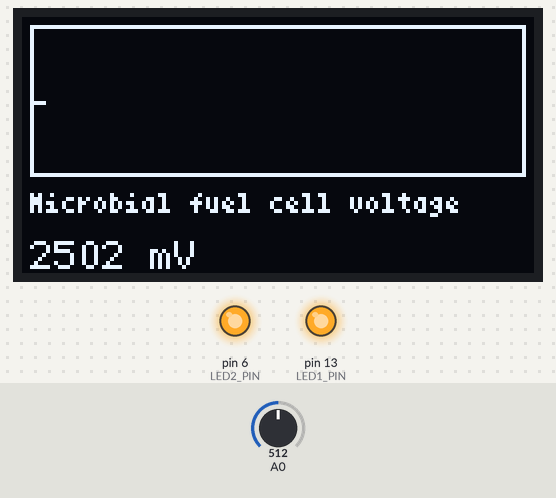
The sketch below on a simulated Arduino Uno, built with avr-gcc and run on an emulated ATmega328P. Shown: 128×64 one-colour display, output pins drawn as LEDs (lit = HIGH). Dashed ring = blinking. Inputs (shaded band) come from the test bench; at power-on: A0 = 512. Random numbers use the default seed unless the sketch sets one; what the sketch prints to the serial monitor is not drawn.

Above: at 1.05 s.
1.3 s: A0 set to 716
At 2.93 s:
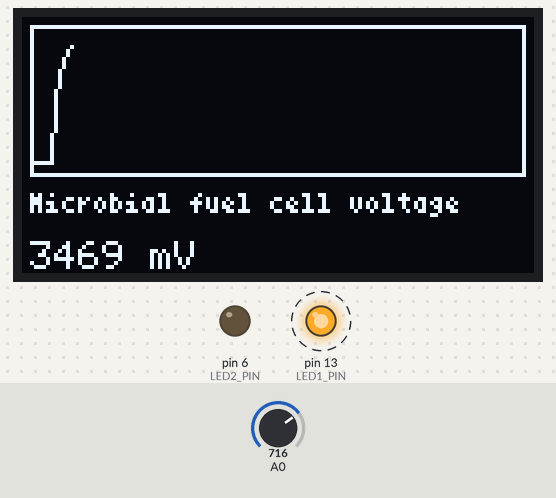
4.3 s: A0 set to 900
At 4.91 s:
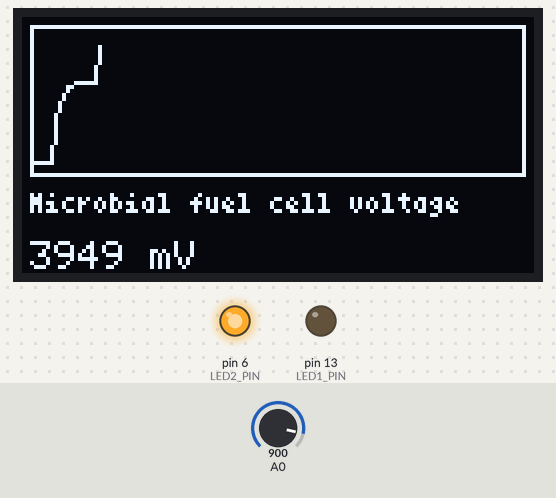
6.2 s: A0 set to 1023
At 8.17 s:
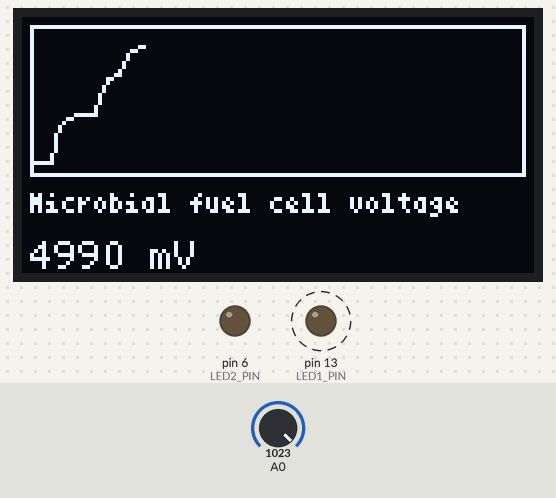
Timing chart, 0 to 14.0 s (numbered marks = the images above; inputs shaded):
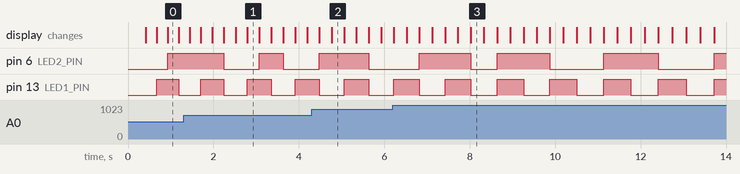

Measured:
- by itself, pin 13 (LED1_PIN): alternates HIGH for 0.62 s and LOW for 0.63 s

The sketch:

moss-code2.ino
```cpp
#include <Wire.h>
#include <U8g2lib.h>

// === Display (most 1.3" I2C OLEDs are SH1106) ===
U8G2_SH1106_128X64_NONAME_1_HW_I2C u8g2(U8G2_R0, U8X8_PIN_NONE);
// If SSD1306, use this instead:
// U8G2_SSD1306_128X64_NONAME_F_HW_I2C u8g2(U8G2_R0, U8X8_PIN_NONE);

const long ADC_REFERENCE_MV = 5000;
const long ADC_MAX_VALUE = 1023;
// Fit a 1M resistor from A0 to GND so an unplugged sensor input reads near zero.
const int SENSOR_DISCONNECTED_BELOW_MV = 50;
const uint8_t ADC_AVERAGE_SAMPLES = 8;
const float VOLTAGE_SMOOTHING_ALPHA = 0.50f;
const uint8_t GRAPH_WIDTH = 124;
const uint8_t GRAPH_HEIGHT = 38;
const uint8_t GRAPH_X = 2;
const uint8_t GRAPH_Y = 2;
const uint8_t LED1_PIN = 13;
const uint8_t LED2_PIN = 6;
const unsigned long SAMPLE_INTERVAL_MS = 160;
const unsigned long LED1_TOGGLE_MS = 500;

uint16_t voltageHistory[GRAPH_WIDTH];
uint8_t historyIndex = 0;
uint8_t historyCount = 0;
unsigned long lastSampleMs = 0;
unsigned long lastLed1ToggleMs = 0;
unsigned long lastLed2ToggleMs = 0;
unsigned long led2IntervalMs = 0;
bool led1State = false;
bool led2State = false;
float smoothedVoltageMv = 0.0f;
bool voltageFilterInitialized = false;

int readAveragedVoltageMillivolts() {
  uint32_t rawTotal = 0;
  for (uint8_t i = 0; i < ADC_AVERAGE_SAMPLES; i++) {
    rawTotal += analogRead(A0);
  }
  const uint16_t averageRaw = (rawTotal + ADC_AVERAGE_SAMPLES / 2) / ADC_AVERAGE_SAMPLES;
  return (int)(((long)averageRaw * ADC_REFERENCE_MV + ADC_MAX_VALUE / 2) / ADC_MAX_VALUE);
}

int smoothVoltageMillivolts(int measuredMv) {
  if (measuredMv < SENSOR_DISCONNECTED_BELOW_MV) {
    smoothedVoltageMv = 0.0f;
    voltageFilterInitialized = false;
    return 0;
  }

  if (!voltageFilterInitialized) {
    smoothedVoltageMv = measuredMv;
    voltageFilterInitialized = true;
  } else {
    smoothedVoltageMv += VOLTAGE_SMOOTHING_ALPHA * (measuredMv - smoothedVoltageMv);
  }
  return (int)(smoothedVoltageMv + 0.5f);
}

// --- Draw whole panel ---
void drawPanel(int voltageMv) {
  uint16_t minimum = voltageHistory[0];
  uint16_t maximum = voltageHistory[0];
  for (uint8_t i = 1; i < historyCount; i++) {
    if (voltageHistory[i] < minimum) minimum = voltageHistory[i];
    if (voltageHistory[i] > maximum) maximum = voltageHistory[i];
  }

  uint16_t range = maximum - minimum;
  if (range < 10) range = 10;
  uint16_t padding = range / 10;
  int scaleMinimum = (int)minimum - padding;
  int scaleMaximum = (int)maximum + padding;
  if (scaleMaximum == scaleMinimum) scaleMaximum++;

  char voltageLine[16];
  snprintf(voltageLine, sizeof(voltageLine), "%d mV", voltageMv);

  u8g2.firstPage();
  do {
    u8g2.drawFrame(GRAPH_X, GRAPH_Y, GRAPH_WIDTH, GRAPH_HEIGHT);
    for (uint8_t x = 1; x < historyCount; x++) {
      uint8_t previousIndex = (historyIndex + GRAPH_WIDTH - historyCount + x - 1) % GRAPH_WIDTH;
      uint8_t currentIndex = (previousIndex + 1) % GRAPH_WIDTH;
      long previousOffset = ((long)voltageHistory[previousIndex] - scaleMinimum) *
        (GRAPH_HEIGHT - 4) / (scaleMaximum - scaleMinimum);
      long currentOffset = ((long)voltageHistory[currentIndex] - scaleMinimum) *
        (GRAPH_HEIGHT - 4) / (scaleMaximum - scaleMinimum);
      int previousY = GRAPH_Y + GRAPH_HEIGHT - 2 - previousOffset;
      int currentY = GRAPH_Y + GRAPH_HEIGHT - 2 - currentOffset;
      u8g2.drawLine(GRAPH_X + x, previousY, GRAPH_X + x + 1, currentY);
    }

    u8g2.setFont(u8g2_font_4x6_tr);
    u8g2.drawStr(2, 49, "Microbial fuel cell voltage");
    u8g2.setFont(u8g2_font_6x12_tr);
    u8g2.drawStr(2, 63, voltageLine);
  } while (u8g2.nextPage());
}

void setup() {
  Serial.begin(9600);
  Wire.begin();
  Wire.setClock(100000);
  u8g2.begin();
  pinMode(LED1_PIN, OUTPUT);
  pinMode(LED2_PIN, OUTPUT);
  digitalWrite(LED1_PIN, LOW);
  digitalWrite(LED2_PIN, LOW);
  randomSeed(analogRead(A0) ^ micros());
  led2IntervalMs = random(150, 1200);
}

void loop() {
  unsigned long now = millis();

  if (now - lastLed1ToggleMs >= LED1_TOGGLE_MS) {
    lastLed1ToggleMs = now;
    led1State = !led1State;
    digitalWrite(LED1_PIN, led1State ? HIGH : LOW);
  }

  if (now - lastLed2ToggleMs >= led2IntervalMs) {
    lastLed2ToggleMs = now;
    led2State = !led2State;
    digitalWrite(LED2_PIN, led2State ? HIGH : LOW);
    led2IntervalMs = random(150, 1200);
  }

  if (now - lastSampleMs < SAMPLE_INTERVAL_MS) return;
  lastSampleMs = now;

  const int measuredMv = readAveragedVoltageMillivolts();
  const int voltageMv = smoothVoltageMillivolts(measuredMv);
  voltageHistory[historyIndex] = voltageMv;
  historyIndex = (historyIndex + 1) % GRAPH_WIDTH;
  if (historyCount < GRAPH_WIDTH) historyCount++;

  drawPanel(voltageMv);
  Serial.print(voltageMv);
  Serial.println(" mV");
}
```
